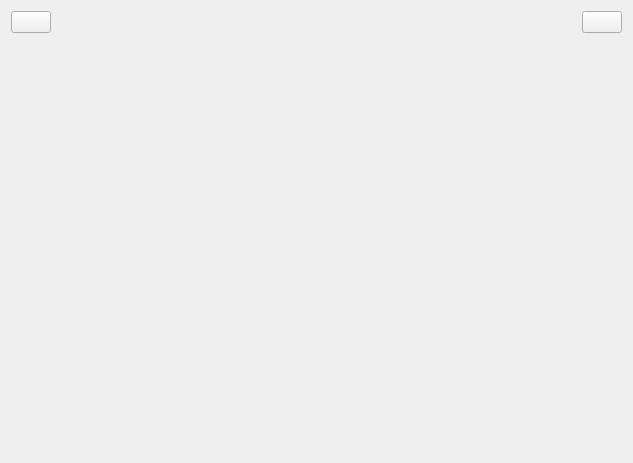
<?xml version="1.0" encoding="UTF-8"?>
<ui version="4.0">
 <class>MasterView</class>
 <widget class="QWidget" name="MasterView">
  <property name="geometry">
   <rect>
    <x>0</x>
    <y>0</y>
    <width>633</width>
    <height>463</height>
   </rect>
  </property>
  <property name="windowTitle">
   <string>MasterView</string>
  </property>
  <layout class="QVBoxLayout" name="verticalLayout">
   <item>
    <layout class="QHBoxLayout" name="horizontalLayout">
     <item>
      <widget class="QPushButton" name="btBack">
       <property name="toolTip">
        <string>&lt;html&gt;&lt;head/&gt;&lt;body&gt;&lt;p&gt;&lt;br/&gt;&lt;/p&gt;&lt;/body&gt;&lt;/html&gt;</string>
       </property>
       <property name="text">
        <string/>
       </property>
       <property name="icon">
        <iconset resource="lab4.qrc">
         <normaloff>:/image/back.png</normaloff>:/image/back.png</iconset>
       </property>
      </widget>
     </item>
     <item>
      <spacer name="horizontalSpacer">
       <property name="orientation">
        <enum>Qt::Orientation::Horizontal</enum>
       </property>
       <property name="sizeHint" stdset="0">
        <size>
         <width>40</width>
         <height>20</height>
        </size>
       </property>
      </spacer>
     </item>
     <item>
      <widget class="QLabel" name="labelTitle">
       <property name="text">
        <string/>
       </property>
      </widget>
     </item>
     <item>
      <spacer name="horizontalSpacer_2">
       <property name="orientation">
        <enum>Qt::Orientation::Horizontal</enum>
       </property>
       <property name="sizeHint" stdset="0">
        <size>
         <width>40</width>
         <height>20</height>
        </size>
       </property>
      </spacer>
     </item>
     <item>
      <widget class="QPushButton" name="btLogout">
       <property name="toolTip">
        <string>&lt;html&gt;&lt;head/&gt;&lt;body&gt;&lt;p&gt;&lt;br/&gt;&lt;/p&gt;&lt;/body&gt;&lt;/html&gt;</string>
       </property>
       <property name="text">
        <string/>
       </property>
       <property name="icon">
        <iconset resource="lab4.qrc">
         <normaloff>:/image/logout.png</normaloff>:/image/logout.png</iconset>
       </property>
      </widget>
     </item>
    </layout>
   </item>
   <item>
    <widget class="QStackedWidget" name="stackedWidget"/>
   </item>
  </layout>
 </widget>
 <resources>
  <include location="lab4.qrc"/>
 </resources>
 <connections/>
</ui>
